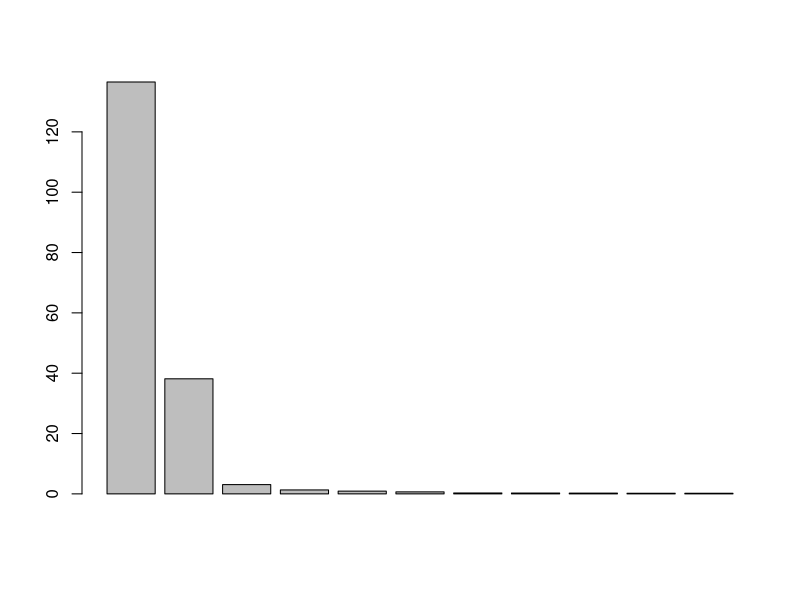

Source code (R):
#PCA Lecture notes 4/25/2019
#PCA is a form of dimensionality reduction
#Dimensionality reduction is the most common use of unsupervised learning

#PCA is built into R, function: prcomp()

#PCA is trying to get just one vector to determine all the others or something
data(mtcars)
mtcars.pca <- prcomp(mtcars)
mtcars.rotated <- as.data.frame(mtcars.pca$x) #PC stands for principal componet
mtcars.vectors <- as.data.frame(mtcars.pca$rotation) #This is a rotation matrix

#############################################
#Stdev Plot
barplot(mtcars.pca$sdev)

#############################################
#Biplot
#Jk don't do these two lines cause you gotta get it on github
#library(ggbiplot)
#ggbiplot(mtcars.pca, obs.scale = 0.5, var.scale = 1, labels=rownames(mtcars)

